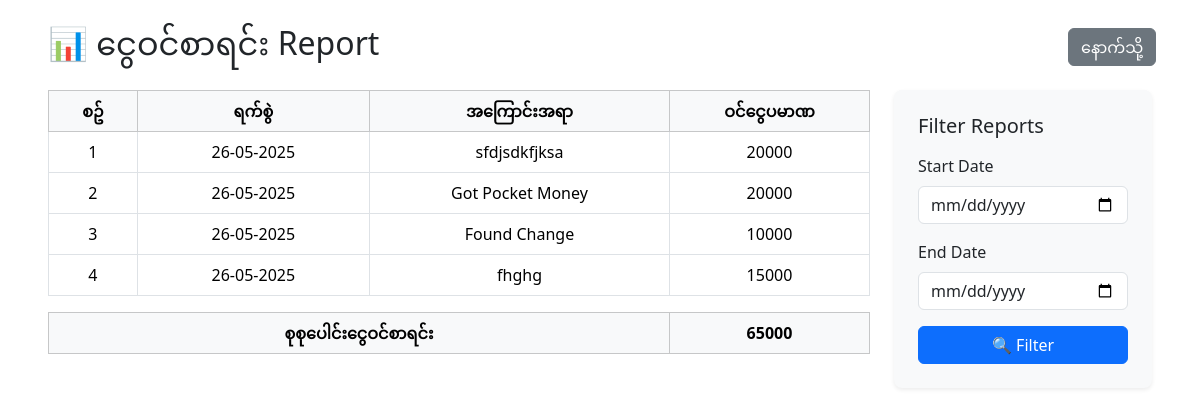
The app's page /report.php?report=total_cash_in, older data.
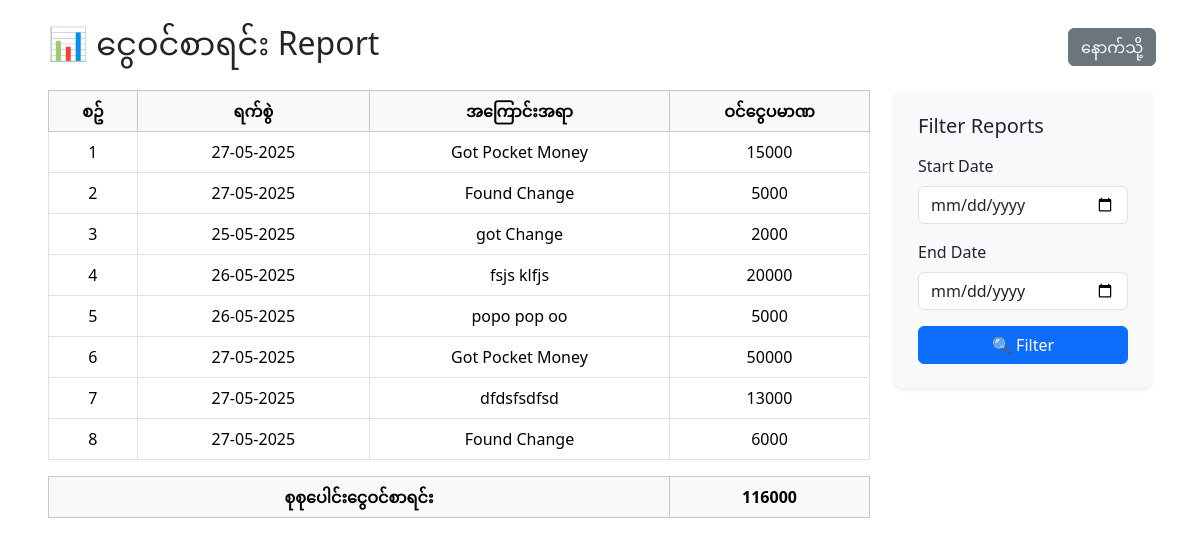
The same page, newer data.
### tables this page shows
CREATE TABLE `cashbook` (
  `id` int(11) NOT NULL,
  `date` date NOT NULL,
  `description` text NOT NULL,
  `in_amt` int(11) NOT NULL,
  `out_amt` int(11) NOT NULL,
  `balance` int(11) NOT NULL,
  `category_id` int(11) NOT NULL,
  `created_at` timestamp NOT NULL DEFAULT current_timestamp() ON UPDATE current_timestamp()
);

### report.php (the view, shortened to what this page needs)
<?php include 'connect.php'; ?>
<div class="mx-5 py-4">
  <div class="mb-4 d-flex">
    <div class="col-11">
      <h2 class="mb-0">
        📊
        <?php
            if($_GET['report'] == 'cash_in_percentage'){
                echo "ငွေသွင်းဝန်ဆောင်ခ";
            } elseif($_GET['report'] == 'cash_out_percentage'){
                echo "ငွေထုတ်ဝန်ဆောင်ခ";
            } elseif($_GET['report'] == 'total_cash_in'){
                echo "ငွေဝင်စာရင်း";
            } elseif($_GET['report'] == 'total_cash_out'){
                echo "ထွက်ငွေစာရင်း";
            }
        ?>
        Report
      </h2>
    </div>
    <div class="col">
      <a href="index.php"><button type="button" name="button" class="btn btn-secondary mt-1 ms-2">နောက်သို့</button></a>
    </div>
  </div>
  <div class="row">
    <div class="col-lg-9 mb-4">
    <?php
      if($_GET['report'] == 'cash_in_percentage'){
        if(isset($_POST['filter']) && !empty($_POST['start_date']) && !empty($_POST['end_date'])){
          $start_date = $_POST['start_date'];
          $end_date = $_POST['end_date'];
          $cash_in_percentagestmt = $pdo->prepare("SELECT * FROM cashbook WHERE in_amt != 0 AND date BETWEEN '$start_date' AND '$end_date'");
        }else{
          $cash_in_percentagestmt = $pdo->prepare("SELECT * FROM cashbook WHERE in_amt != 0");
        }
        $cash_in_percentagestmt->execute();
        $cash_in_percentagedatas = $cash_in_percentagestmt->fetchAll();
    ?>
    <div class="table-responsive">
        <table class="table table-bordered table-hover align-middle">
          <thead class="table-light">
            <tr>
                <th class="text-center">စဥ်</th>
                <th class="text-center">ရက်စွဲ</th>
                <th class="text-center" style="width: 300px;">အကြောင်းအရာ</th>
                <th class="text-center">အဝင်ငွေပမာဏ</th>
                <th class="text-center">ဝန်ဆောင်ခ ( % ) </th>
                <th class="text-center">ဝန်ဆောင်ခပမာဏ</th>
            </tr>
          </thead>
          <tbody>
            <?php
            $no = 1;
            foreach($cash_in_percentagedatas as $cash_in_percentagedata){
                $id = $cash_in_percentagedata['id'];
                $percentagestmt = $pdo->prepare("SELECT * FROM percentage WHERE cash_id = '$id'");
                $percentagestmt->execute();
                $percentagedatas = $percentagestmt->fetch(PDO::FETCH_ASSOC);
            ?>
            <tr>
              <td class="text-center"><?php echo $no; ?></td>
              <td class="text-center"><?php echo date('d-m-Y', strtotime($cash_in_percentagedata['date'])) ?></td>
              <td class="text-center"><?php echo $cash_in_percentagedata['description']; ?></td>
              <td class="text-center"><?php echo $cash_in_percentagedata['in_amt']; ?></td>
              <td class="text-center"><?php echo $percentagedatas['percentage']; ?></td>
              <td class="text-center" style="width: 150px;"><?php echo $percentagedatas['percentage_amt']; ?></td>
            </tr>
            <?php
            $no++;
            }
            ?>
          </tbody>
        </table>
        <?php
          if(isset($_POST['filter']) && !empty($_POST['start_date']) && !empty($_POST['end_date'])){
            $total_percentagestmt = $pdo->prepare("SELECT SUM(percentage_amt) AS total_percentage_amt FROM percentage WHERE inorout = 'in' AND date BETWEEN '$start_date' AND '$end_date'");
          }else{
            $total_percentagestmt = $pdo->prepare("SELECT SUM(percentage_amt) AS total_percentage_amt FROM percentage WHERE inorout = 'in'");
          }
            $total_percentagestmt->execute();
            $total_percentagedatas = $total_percentagestmt->fetch(PDO::FETCH_ASSOC);
        ?>
        <table class="table table-bordered table-hover align-middle">
          <thead class="table-light">
            <tr>
                <th class="text-center">စုစုပေါင်းငွေသွင်းဝန်ဆောင်ခ</th>
                <th class="text-center" style="width: 150px;"><?php echo $total_percentagedatas['total_percentage_amt']; ?></th>
            </tr>
          </thead>
        </table>
      </div>
    <?php
      }elseif($_GET['report'] == 'total_cash_in'){
        if(isset($_POST['filter']) && !empty($_POST['start_date']) && !empty($_POST['end_date'])){
          $start_date = $_POST['start_date'];
          $end_date = $_POST['end_date'];
          $total_cash_instmt = $pdo->prepare("SELECT * FROM cashbook WHERE in_amt != 0 AND date BETWEEN '$start_date' AND '$end_date'");
        }else{
          $total_cash_instmt = $pdo->prepare("SELECT * FROM cashbook WHERE in_amt != 0");
        }
        $total_cash_instmt->execute();
        $total_cash_indatas = $total_cash_instmt->fetchAll();
    ?>
    <div class="table-responsive">
        <table class="table table-bordered table-hover align-middle">
          <thead class="table-light">
            <tr>
                <th class="text-center">စဥ်</th>
                <th class="text-center">ရက်စွဲ</th>
                <th class="text-center" style="width: 300px;">အကြောင်းအရာ</th>
                <th class="text-center" style="width: 200px;">ဝင်ငွေပမာဏ</th>
            </tr>
          </thead>
          <tbody>
            <?php
            $no = 1;
            foreach($total_cash_indatas as $total_cash_indata){
            ?>
            <tr>
              <td class="text-center"><?php echo $no; ?></td>
              <td class="text-center"><?php echo date('d-m-Y', strtotime($total_cash_indata['date'])) ?></td>
              <td class="text-center"><?php echo $total_cash_indata['description']; ?></td>
              <td class="text-center"><?php echo $total_cash_indata['in_amt']; ?></td>
            </tr>
            <?php
            $no++;
            }
            ?>
          </tbody>
        </table>
        <?php
          if(isset($_POST['filter']) && !empty($_POST['start_date']) && !empty($_POST['end_date'])){
            $total_cash_instmt = $pdo->prepare("SELECT SUM(in_amt) AS total_in_amt FROM cashbook WHERE in_amt != 0 AND date BETWEEN '$start_date' AND '$end_date'");
          }else{
            $total_cash_instmt = $pdo->prepare("SELECT SUM(in_amt) AS total_in_amt FROM cashbook WHERE in_amt != 0");
          }
            $total_cash_instmt->execute();
            $total_cash_indatas = $total_cash_instmt->fetch(PDO::FETCH_ASSOC);
        ?>
        <table class="table table-bordered table-hover align-middle">
          <thead class="table-light">
            <tr>
                <th class="text-center">စုစုပေါင်းငွေဝင်စာရင်း</th>
                <th class="text-center" style="width: 200px;"><?php echo $total_cash_indatas['total_in_amt']; ?></th>
            </tr>
          </thead>
        </table>
      </div>
    <?php
      }
      ?>
    </div>
    <div class="col-lg-3">
      <div class="bg-light rounded-3 p-4 shadow-sm">
        <h5 class="mb-3">Filter Reports</h5>
        <form method="post" class="d-flex flex-column gap-3">
          <div>
            <label for="startDate" class="form-label">Start Date</label>
            <input type="date" id="startDate" name="start_date" class="form-control">
          </div>
          <div>
            <label for="endDate" class="form-label">End Date</label>
            <input type="date" id="endDate" name="end_date" class="form-control">
          </div>
          <div>
            <button type="submit" class="btn btn-primary w-100" name="filter">🔍 Filter</button>
          </div>
        </form>
      </div>
    </div>
  </div>
</div>
<?php include 'footer.php'; ?>

### connect.php (shortened to what this page needs)
<!DOCTYPE html>
<html lang="en" dir="ltr">
  <head>
  </head>
<link rel="stylesheet" href="bootstrap/css/bootstrap.css">
<body>

### footer.php
  </body>
</html>

Row changes from the older to the newer data that the page shows:
removed cashbook: date "26-05-2025", description "sfdjsdkfjksa", in_amt "20000"
removed cashbook: date "26-05-2025", description "Got Pocket Money", in_amt "20000"
removed cashbook: date "26-05-2025", description "Found Change", in_amt "10000"
removed cashbook: date "26-05-2025", description "fhghg", in_amt "15000"
added cashbook: date "27-05-2025", description "Got Pocket Money", in_amt "15000"
added cashbook: date "27-05-2025", description "Found Change", in_amt "5000"
added cashbook: date "25-05-2025", description "got Change", in_amt "2000"
added cashbook: date "26-05-2025", description "fsjs klfjs", in_amt "20000"
added cashbook: date "26-05-2025", description "popo pop oo", in_amt "5000"
added cashbook: date "27-05-2025", description "Got Pocket Money", in_amt "50000"
added cashbook: date "27-05-2025", description "dfdsfsdfsd", in_amt "13000"
added cashbook: date "27-05-2025", description "Found Change", in_amt "6000"
Text that changed along with them:
$total_cash_indatas['total_in_amt']: "65000" → "116000"
